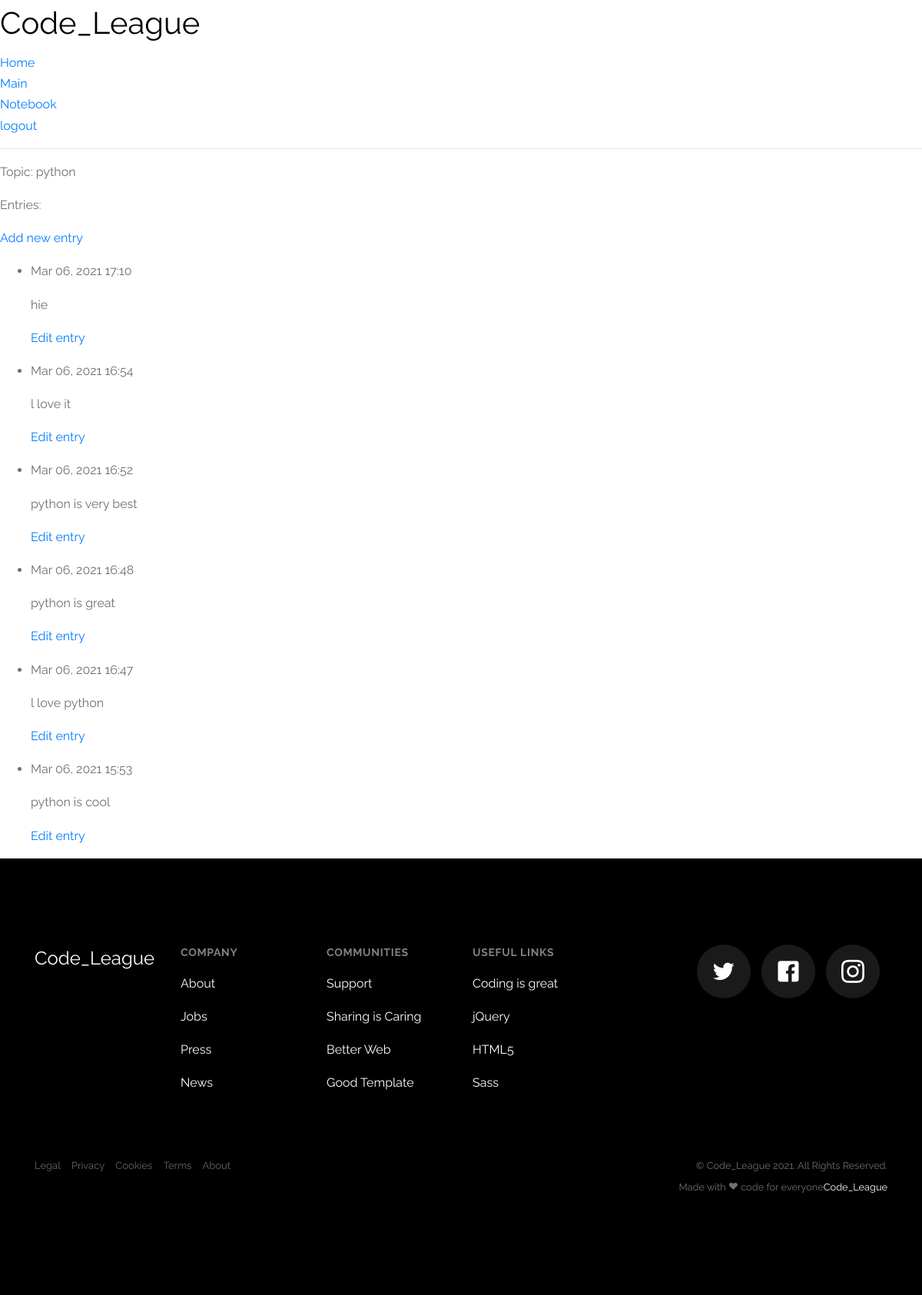
/topic/3/ (signed in), run on the app's committed database.
### myblogs/models.py (models this page shows)
class Topic(models.Model):
    text = models.CharField(max_length=200)
    date_added = models.DateTimeField(auto_now_add=True)
    owner = models.ForeignKey(User, on_delete=models.CASCADE)
    def __str__(self):
        return self.text

class Edits(models.Model):
    topic = models.ForeignKey(Topic, on_delete=models.CASCADE)
    text = models.TextField()
    date_added = models.DateTimeField(auto_now_add=True)

### myblogs/views.py (the view)
# urls.py: path('topic/<int:topic_id>/', views.topic, name='topic'),
def topic(request, topic_id):
    topic = Topic.objects.get(id=topic_id)
    if topic.owner != request.user:
        raise Http404
    edits = topic.edits_set.order_by('-date_added')
    context = {'topic': topic, 'edits': edits}
    return render(request,'myblogs/topic.html', context)

### myblogs/templates/myblogs/topic.html (shortened to what this page needs)
<!DOCTYPE html>
<html lang="en">
<head>
</head>
<body>
{% extends "myblogs/base.html" %}
{% block content %}
<p>Topic: {{ topic }}</p>
<p>Entries:</p>
    <p>
    <a href="{% url 'myblogs:new_edits' topic.id %}">Add new entry</a>
    </p>
<ul>
    {% for edits in edits %}
       <li>
           <p>{{ edits.date_added|date:'M d, Y H:i' }}</p>
           <p>{{ edits.text|linebreaks }}</p>
           <p>
               <a href="{% url 'myblogs:edit_edits' edits.id %}">Edit entry</a>
           </p>
       </li>
    {% empty %}
         <li>There are no entries for this topic yet</li>
    {% endfor %}
</ul>
{% endblock content %}

### myblogs/templates/myblogs/base.html (shortened to what this page needs)
<!DOCTYPE html>
<html lang="en">
  <head>
    {% load static %}
  <link rel="stylesheet" href="https://cdn.jsdelivr.net/npm/bootstrap@4.5.3/dist/css/bootstrap.min.css">
<link rel="stylesheet" href="{% static 'css/style.css' %}">
    <link rel="stylesheet" href="{% static 'myblog/css/bootstrap.min.css' %}">
    <link rel="stylesheet" href="{% static 'myblog/css/open-iconic-bootstrap.min.css' %}">
    <link rel="stylesheet" href="{% static 'myblog/css/icomoon.css' %}">
    <link rel="stylesheet" href="{% static 'myblog/css/style.css' %}">
  </head>
  <body>
    <header>
      <h1>Code_League</h1>
      {% if user.is_authenticated %}
        <a href="{% url 'myblogs:home' %}">Home</a><br>
          <a href="{% url 'myblogs:index' %}">Main</a><br>
           <a href="{% url 'myblogs:topics' %}">Notebook</a><br>
        <a href="{% url 'users:logout' %}">logout</a>
      {% else %}
        <a href="{% url 'users:login' %}">login</a> / <a href="{% url 'users:register' %}">signup</a>
      {% endif %}
      <hr>
    </header>
    <main>
      {% block content %}
      {% endblock %}
      <footer class="probootstrap-footer">
      <div class="container">
        <div class="row mb-5">
          <div class="col-md-8">
            <div class="row">
              <div class="col-md mb-4"><h2 class="probootstrap-heading"><a href="#">Code_League</a></h2></div>
              <div class="col-md">
                <div class="probootstrap-footer-widget mb-4">
                  <h2 class="probootstrap-heading-2">Company</h2>
                  <ul class="list-unstyled">
                    <li><a href="#" class="py-2 d-block">About</a></li>
                    <li><a href="#" class="py-2 d-block">Jobs</a></li>
                    <li><a href="#" class="py-2 d-block">Press</a></li>
                    <li><a href="#" class="py-2 d-block">News</a></li>
                  </ul>
                </div>
              </div>
              <div class="col-md">
                 <div class="probootstrap-footer-widget mb-4">
                  <h2 class="probootstrap-heading-2">Communities</h2>
                  <ul class="list-unstyled">
                    <li><a href="#" class="py-2 d-block">Support</a></li>
                    <li><a href="#" class="py-2 d-block">Sharing is Caring</a></li>
                    <li><a href="#" class="py-2 d-block">Better Web</a></li>
                    <li><a href="#" class="py-2 d-block">Good Template</a></li>
                  </ul>
                </div>
              </div>
              <div class="col-md">
                 <div class="probootstrap-footer-widget mb-4">
                  <h2 class="probootstrap-heading-2">Useful links</h2>
                  <ul class="list-unstyled">
                    <li><a href="#" class="py-2 d-block">Coding is great</a></li>
                    <li><a href="#" class="py-2 d-block">jQuery</a></li>
                    <li><a href="#" class="py-2 d-block">HTML5</a></li>
                    <li><a href="#" class="py-2 d-block">Sass</a></li>
                  </ul>
                </div>
              </div>
            </div>
          </div>
          <div class="col-md-4">
            <div class="probootstrap-footer-widget mb-4">
              <ul class="probootstrap-footer-social list-unstyled float-md-right float-lft">
                <li><a href="#"><span class="icon-twitter"></span></a></li>
                <li><a href="#"><span class="icon-facebook"></span></a></li>
                <li><a href="#"><span class="icon-instagram"></span></a></li>
              </ul>
            </div>
          </div>
        </div>
        <div class="row">
          <div class="col-md text-left">
            <ul class="list-unstyled footer-small-nav">
              <li><a href="#">Legal</a></li>
              <li><a href="#">Privacy</a></li>
              <li><a href="#">Cookies</a></li>
              <li><a href="#">Terms</a></li>
              <li><a href="#">About</a></li>
            </ul>
          </div>
          <div class="col-md text-md-right text-left">
            <p><small>&copy; Code_League 2021. All Rights Reserved. <br> Made with <span class="icon-heart"></span>  code for everyone<a href="https://uicookies.com/">Code_League</a></small></p>
          </div>
        </div>
      </div>
    </footer>
    {% load static %}
    </main>
  </body>
</html>

### myblogs/static/myblog/css/style.css (style rules this page uses)
html { overflow-x: hidden; }
body { background: #fff; font-family: "Raleway", sans-serif; line-height: 1.7; color: #6f6f6f; }
a { -webkit-transition: .3s all ease; -o-transition: .3s all ease; transition: .3s all ease; }
h1, h2, h3, h4, h5 { line-height: 1.5; font-weight: normal; color: #000; }
.probootstrap-section, .probootstrap-footer { padding: 7em 0; }
.probootstrap-footer { background: #000; }
.probootstrap-footer a { color: #fff; }
.probootstrap-footer .probootstrap-heading { color: #fff; font-size: 24px; }
.probootstrap-footer .probootstrap-heading-2 { font-size: 14px; font-weight: bold; letter-spacing: .05em; color: #fff; color: rgba(255, 255, 255, 0.5); text-transform: uppercase; }
.probootstrap-footer-social li { list-style: none; margin: 0 10px 10px 0; display: inline-block; }
.probootstrap-footer-social li a { height: 70px; width: 70px; display: block; float: left; background: rgba(255, 255, 255, 0.1); border-radius: 50%; position: relative; }
.probootstrap-footer-social li a span { position: absolute; font-size: 30px; top: 50%; left: 50%; -webkit-transform: translate(-50%, -50%); -ms-transform: translate(-50%, -50%); transform: translate(-50%, -50%); }
.footer-small-nav > li { font-size: 13px; display: inline-block; }
.footer-small-nav > li a { color: rgba(255, 255, 255, 0.4); margin: 0 10px 10px 0; }

### myblogs/static/myblog/css/icomoon.css (style rules this page uses)
[class^="icon-"], [class*=" icon-"] { font-family: 'icomoon' !important; speak: none; font-style: normal; font-weight: normal; font-variant: normal; text-transform: none; line-height: 1; -webkit-font-smoothing: antialiased; -moz-osx-font-smoothing: grayscale; }
.icon-heart:before { content: "\e9b4"; }
.icon-instagram:before { content: "\ea4a"; }
.icon-facebook:before { content: "\ea57"; }
.icon-twitter:before { content: "\ea8b"; }

### data on the page
Topic: text "python"
Edits: date_added "Mar 06, 2021 17:10", text "hie"
Edits: date_added "Mar 06, 2021 16:54", text "l love it"
Edits: date_added "Mar 06, 2021 16:52", text "python is very best"
Edits: date_added "Mar 06, 2021 16:48", text "python is great"
Edits: date_added "Mar 06, 2021 16:47", text "l love python"
Edits: date_added "Mar 06, 2021 15:53", text "python is cool"
